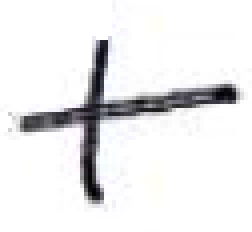
#> input picture data/baseProjetOCR/+_1.png, 63 x 58 px, given in place of 0_1.png, which was not available (shown 4 times larger)
$ python ocr.py
#> lines starting #> are read from the running program, lines starting #| are printed output that depends on the picture
from PIL import Image
import numpy
import os, shutil


BD_TEST = 'baseProjetOCR/test/'


def read_image(path):
    return numpy.asarray(Image.open(path).convert('L'))


def read_images(n_max_images):
#> called with n_max_images = 100
    images = []
    nb = 0
    nb_range = 1
    for i in range(0,n_max_images):
        im = Image.open(f'baseProjetOCR/{nb}_{nb_range}.png')
#> im is the input picture: PIL image 63x58 RGBA; mean R, G, B, A 234.4, 234.3, 235.3, 255

        # redimensionnement de l'image
        im = im.resize((200, 200))
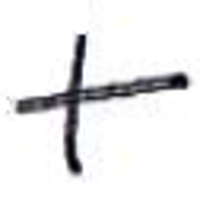
#> im: PIL image 200x200 RGBA; mean R, G, B, A 234.4, 234.2, 235.2, 255

        # converstion de l'image en noir et blanc
        #im = im.convert('1')

        im.save(f'{BD_TEST}{nb}_{nb_range}.png')
        images.extend([read_image(f'{BD_TEST}{nb}_{nb_range}.png')])
        im.close
        nb_range += 1
        if nb_range > 10:
            nb_range = 1
            nb += 1
#> pass 2 of the loop in read_images, `for i in range(0,n_max_images):`:
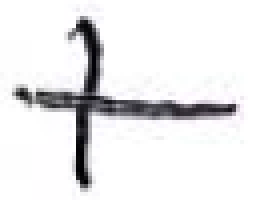
#> input picture data/baseProjetOCR/+_10.png, 64 x 50 px, given in place of 0_2.png, which was not available (shown 4 times larger)
#> in read_images, im is the input picture: PIL image 64x50 RGBA; mean R, G, B, A 232.2, 231.8, 233, 255
#> in read_images, `im = im.resize((200, 200))`:
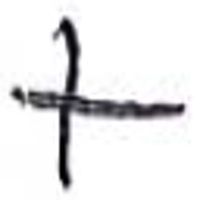
#> im: PIL image 200x200 RGBA; mean R, G, B, A 232.2, 231.8, 232.9, 255
    return images


def bytes_to_int(byte_data):
    return int.from_bytes(byte_data, 'big')


def flatten_list(l):
    return [pixel for sublist in l for pixel in sublist]


def extract_features(X):
    return [flatten_list(sample) for sample in X]


# [8 lines left out: function dist, not called in this run]


def get_training_distances_for_test_sample(X_train, test_sample):
    return [dist(train_sample, test_sample) for train_sample in X_train]


def get_most_frequent_element(l):
    return max(l, key=l.count)


# [37 lines left out: functions knn, delete_test_folder, not called in this run]


def main():
    # options du test
    n_test = 100
    k = 7
    print(f'n_test: {n_test}')
    print(f'k: {k}')
    print(f"Veuillez patienter {n_test} tours :")

    # création du dossier de test
    if os.path.exists(f'{BD_TEST}'):
        delete_test_folder()
    os.mkdir(f'{BD_TEST}')

    # on prépare les images
    X_test = read_images(n_test)
    y_test = [0,0,0,0,0,0,0,0,0,0,
              1,1,1,1,1,1,1,1,1,1,
              2,2,2,2,2,2,2,2,2,2,
              3,3,3,3,3,3,3,3,3,3,
              4,4,4,4,4,4,4,4,4,4,
              5,5,5,5,5,5,5,5,5,5,
              6,6,6,6,6,6,6,6,6,6,
              7,7,7,7,7,7,7,7,7,7,
              8,8,8,8,8,8,8,8,8,8,
              9,9,9,9,9,9,9,9,9,9]
    X_test = extract_features(X_test)

    # on effectue le réseau de neuronnes
    y_pred = knn(X_test, y_test, k)

    # on calcule la précision du résultat
    accuracy = sum([
        int(y_pred_i == y_test_i)
        for y_pred_i, y_test_i
        in zip(y_pred, y_test)
    ]) / len(y_test)

    # on affiche le résultat
    print(f'\nRésultats du test OCR :')
    print(f'0| {y_pred[0:9:1]}')
    print(f'1| {y_pred[10:19:1]}')
    print(f'2| {y_pred[20:29:1]}')
    print(f'3| {y_pred[30:39:1]}')
    print(f'4| {y_pred[40:49:1]}')
    print(f'5| {y_pred[50:59:1]}')
    print(f'6| {y_pred[60:69:1]}')
    print(f'7| {y_pred[70:79:1]}')
    print(f'8| {y_pred[80:89:1]}')
    print(f'9| {y_pred[90:99:1]}')

    print(f'Le taux de reconnaissance est de {accuracy * 100}%')

    # suppression du dossier de test
    delete_test_folder()


if __name__ == '__main__':
#> (the run stopped early here; a loop or call above may not have finished)
